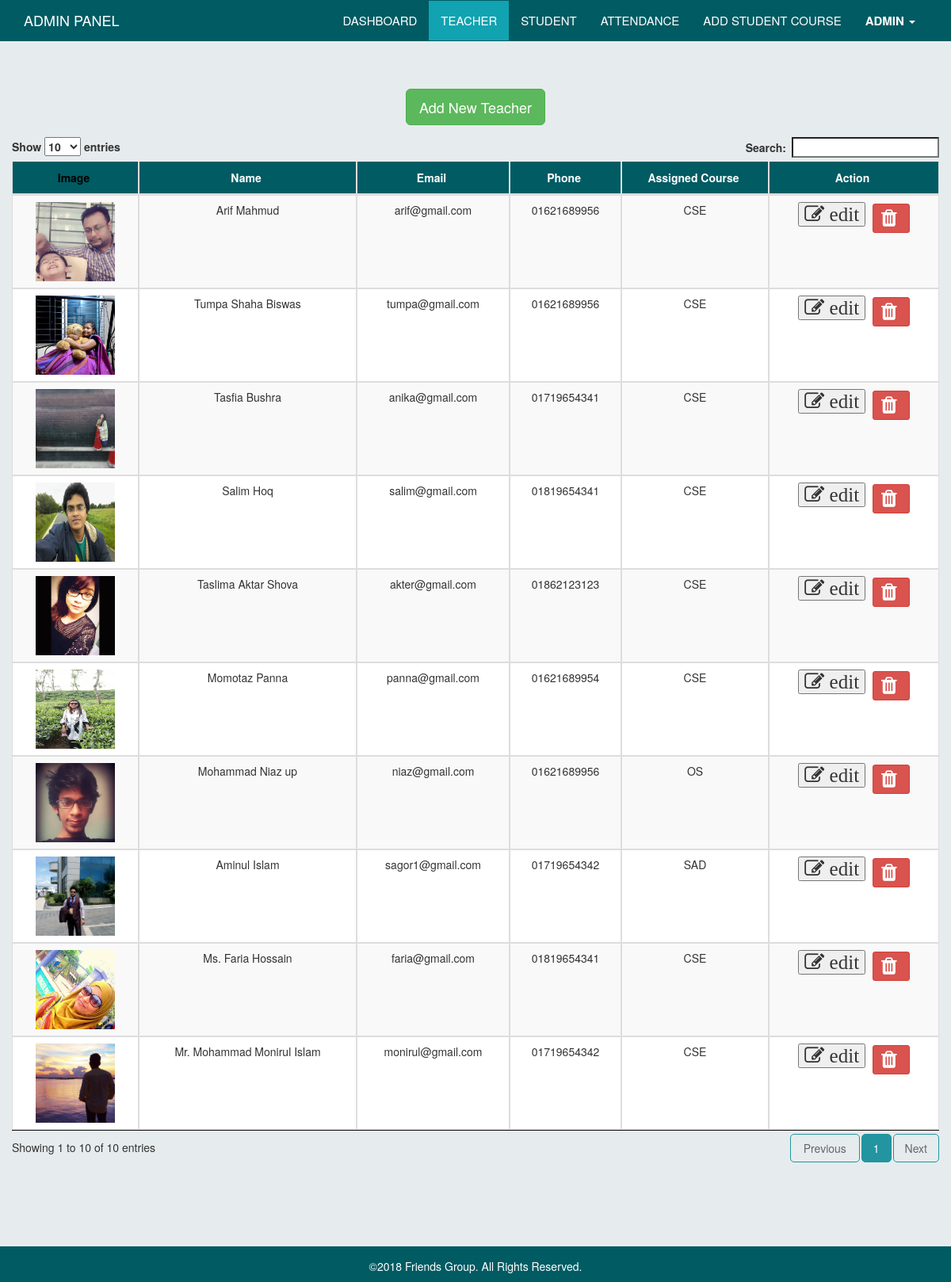
Screenshot of /views/Admin_View/Teachers.php (signed in) with the database file from the repository.
### tables this page shows
CREATE TABLE `admin_add_teacher` (
  `id` int(11) NOT NULL,
  `image` varchar(200) NOT NULL,
  `name` varchar(50) NOT NULL,
  `email` varchar(100) NOT NULL,
  `password` varchar(100) NOT NULL,
  `phone` varchar(20) NOT NULL,
  `assign_course` varchar(100) NOT NULL
);

### views/Admin_View/Teachers.php (the view, shortened to what this page needs)
<?php
  include "connection.php";
 ?>
<!DOCTYPE html>
<html>
    <head>
        <link rel="stylesheet" type="text/css" href="../../assets/common_assets/css/datatables.min.css" />
        <link rel="stylesheet" type="text/css" media="screen" href="../../assets/common_assets/css/bootstrap.min.css" />
        <link rel="stylesheet" href="../../assets/common_assets/css/common.css">
        <link rel="stylesheet" href="https://cdnjs.cloudflare.com/ajax/libs/font-awesome/4.7.0/css/font-awesome.min.css">
        <link rel="stylesheet" href="../../assets/admin/css/admin.css">
    </head>
    <body>
        <nav class="navbar navbar-default navbar-fixed-top mynav">
            <div class="container">
                <div class="navbar-header">
                    <a class="navbar-brand" href="#">
                        <p class="logo">ADMIN PANEL</p>
                    </a>
                </div>
                <div class="collapse navbar-collapse" id="bs-example-navbar-collapse-1">
                    <ul class="nav navbar-nav pull-right">
                        <li>
                            <a href="Dashborad.php">Dashboard</a>
                        </li>
                        <li class="active">
                            <a href="Teachers.php">Teacher</a>
                        </li>
                        <li>
                            <a href="Student.php">Student</a>
                        </li>
                        <li>
                            <a href="Attendance.php">Attendance</a>
                        </li>
                        <li>
                            <a href="Student_take_course.php">Add student course</a>
                        </li>
                        <li class="dropdown">
                            <a href="#" class="dropdown-toggle" data-toggle="dropdown" role="button" aria-haspopup="true"
                                aria-expanded="false">
                                <strong>
                                    Admin
                                </strong>
                                <span class="caret"></span>
                            </a>
                        </li>
                    </ul>
                </div>
            </div>
        </nav>
        <div class="container dashboard-content-container">
            <form action="" method="post">
                <div class="row">
                    <div class="col-sm-offset-1 col-md-offset-2 col-sm-10 col-md-8" style="line-height: 45px;text-align: center;color: rgb(13, 144, 157);font-size: 22px">
                        <a href="" class="btn btn-lg btn-success" data-toggle="modal" data-target="#add_Teacher" style="margin-bottom: 15px;">Add
                            New Teacher</a>
                    </div>
                </div>
            </form>
            <div class="row">
                <table id="datatable" class="table table-striped table-bordered table-responsive" cellspacing="0" width="100%">
                    <thead>
                        <tr>
                            <th>Image</th>
                            <th>Name</th>
                            <th>Email</th>
                            <th>Phone</th>
                            <th>Assigned Course</th>
                            <th>Action</th>
                        </tr>
                    </thead>
                    <tbody>
                    <?php
                     $teacher_show_sql = "SELECT * FROM admin_add_teacher";
                     $teacher_show_result = $con->query($teacher_show_sql);
                    while ($teacher_show_row= $teacher_show_result->fetch_assoc()) {
                    ?>
                        <tr>
                            <td>
                                <img src="uploads/<?php echo $teacher_show_row['image']?>" style="height: 100px;width: 100px;">
                            </td>
                            <td><?php echo $teacher_show_row['name']?></td>
                            <td><?php echo $teacher_show_row['email']?></td>
                            <td><?php echo $teacher_show_row['phone']?></td>
                            <td>
                              <?php echo $teacher_show_row['assign_course']?>
                            </td>
                            <td>
                                <button data-toggle="modal" data-target="#edit_course"  class="fa fa-edit edit editteacher" id="<?php echo $teacher_show_row['id']?>" > edit</button>
                                <a href="teacher_delete.php?id= <?php echo $teacher_show_row['id']; ?>"  class="btn btn-sm btn-danger"><i
                                        class="fa fa-trash edit"></i></a>
                            </td>
                        </tr>
                        <?php
                          }
                        ?>
                    </tbody>
                </table>
            </div>
        </div>
        <div class="footer">
            <div class="container">
                <p style="text-align: center;margin-top: 15px;color: rgb(255, 255, 255);">
                    ©2018 Friends Group. All
                    Rights Reserved.
                </p>
            </div>
        </div>
    </body>
</html>

### assets/common_assets/css/common.css (style rules this page uses)
body { padding-top: 52px; padding-bottom: 45px; background-color: rgba(215, 225, 226, 0.61); }
.navbar-default.mynav { background-color: rgb(1, 91, 99); border-color: rgb(1, 91, 99); }
.navbar-default.mynav .navbar-nav>li>a { color: #fff; text-transform: uppercase; font-size: 15px; font-weight: 400; }
.navbar-default.mynav .navbar-nav>.active>a, .navbar-default.mynav .navbar-nav>.active>a:focus, .navbar-default.mynav .navbar-nav>.active>a:hover { background-color: rgb(17, 163, 177); }
.navbar-default.mynav .navbar-nav>.active>a, .navbar-default.mynav .navbar-nav>.active>a:focus, .navbar-default.mynav .navbar-nav>.active>a:hover { background-color: rgb(17, 163, 177); cursor: default; color: #fff; }
.navbar-default .navbar-nav>li>a { color: #fff; }
.logo { color: #fff; }
.navbar-default.mynav .navbar-collapse, .navbar-default.mynav .navbar-form { border-color: transparent; border-top: 1px solid transparent; }
.footer { background-color: rgb(1, 91, 99); position: fixed; bottom: 0; width: 100%; text-align: center; }
table, tr, td { text-align: center; }
.table-bordered>thead { background-color: rgb(1, 91, 99); color: #fff; padding: 10px 0px; }
.table>thead>tr>th { color: #fff; padding-top: 10px; padding-bottom: 10px; text-align: center; }
.table-bordered { border: none; }
.table>tbody>tr>td:first-child { border-left: 1px solid #ddd; }
.table>tbody>tr>td:last-child { border-right: 1px solid #ddd; }
.table>tbody>tr:last-child>td { border-bottom: 1px solid #ddd; }
.sorting_asc::after { content: "\e155"; opacity: 0 !important; }
table.dataTable thead .sorting::after { opacity: 0 !important; content: "\e150"; }
table.dataTable thead .sorting_asc:after { opacity: 0; }
table.dataTable thead .sorting:after { opacity: 0; }
table.dataTable thead .sorting:after, table.dataTable thead .sorting_asc:after, table.dataTable thead .sorting_desc:after, table.dataTable thead .sorting_asc_disabled:after, table.dataTable thead .sorting_desc_disabled:after { opacity: 0; }
.table thead tr th[class*='sorting_']:not([class='sorting_disabled']) { color: #000; }

### assets/admin/css/admin.css (style rules this page uses)
.dashboard-content-container { padding-top: 5%; padding-bottom: 5%; }
.edit { font-size: 25px; margin-right: 5px; }

### rows the page displays
admin_add_teacher: image (picture), name "Arif Mahmud", email "arif@gmail.com", phone "01621689956", assign_course "CSE"
admin_add_teacher: image (picture), name "Tumpa Shaha Biswas", email "tumpa@gmail.com", phone "01621689956", assign_course "CSE"
admin_add_teacher: image (picture), name "Tasfia Bushra", email "anika@gmail.com", phone "01719654341", assign_course "CSE"
admin_add_teacher: image (picture), name "Salim Hoq", email "salim@gmail.com", phone "01819654341", assign_course "CSE"
admin_add_teacher: image (picture), name "Taslima Aktar Shova", email "akter@gmail.com", phone "01862123123", assign_course "CSE"
admin_add_teacher: image (picture), name "Momotaz Panna", email "panna@gmail.com", phone "01621689954", assign_course "CSE"
admin_add_teacher: image (picture), name "Mohammad Niaz up", email "niaz@gmail.com", phone "01621689956", assign_course "OS"
admin_add_teacher: image (picture), name "Aminul Islam", email "sagor1@gmail.com", phone "01719654342", assign_course "SAD"
admin_add_teacher: image (picture), name "Ms. Faria Hossain", email "faria@gmail.com", phone "01819654341", assign_course "CSE"
admin_add_teacher: image (picture), name "Mr. Mohammad Monirul Islam", email "monirul@gmail.com", phone "01719654342", assign_course "CSE"
